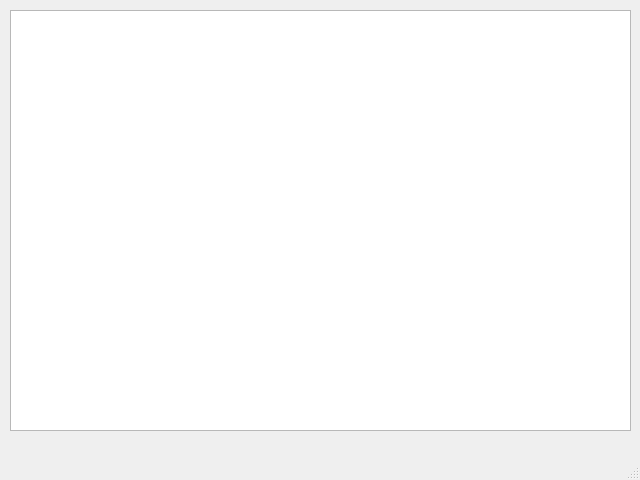
<?xml version="1.0" encoding="UTF-8"?>
<ui version="4.0">
 <class>MainWindow</class>
 <widget class="QMainWindow" name="MainWindow">
  <property name="geometry">
   <rect>
    <x>0</x>
    <y>0</y>
    <width>640</width>
    <height>480</height>
   </rect>
  </property>
  <property name="windowTitle">
   <string>Change Log</string>
  </property>
  <widget class="QWidget" name="centralwidget">
   <widget class="QTextEdit" name="textEdit">
    <property name="geometry">
     <rect>
      <x>10</x>
      <y>10</y>
      <width>621</width>
      <height>421</height>
     </rect>
    </property>
    <property name="readOnly">
     <bool>true</bool>
    </property>
   </widget>
  </widget>
  <widget class="QMenuBar" name="menubar">
   <property name="geometry">
    <rect>
     <x>0</x>
     <y>0</y>
     <width>640</width>
     <height>21</height>
    </rect>
   </property>
  </widget>
  <widget class="QStatusBar" name="statusbar"/>
 </widget>
 <resources/>
 <connections/>
</ui>
